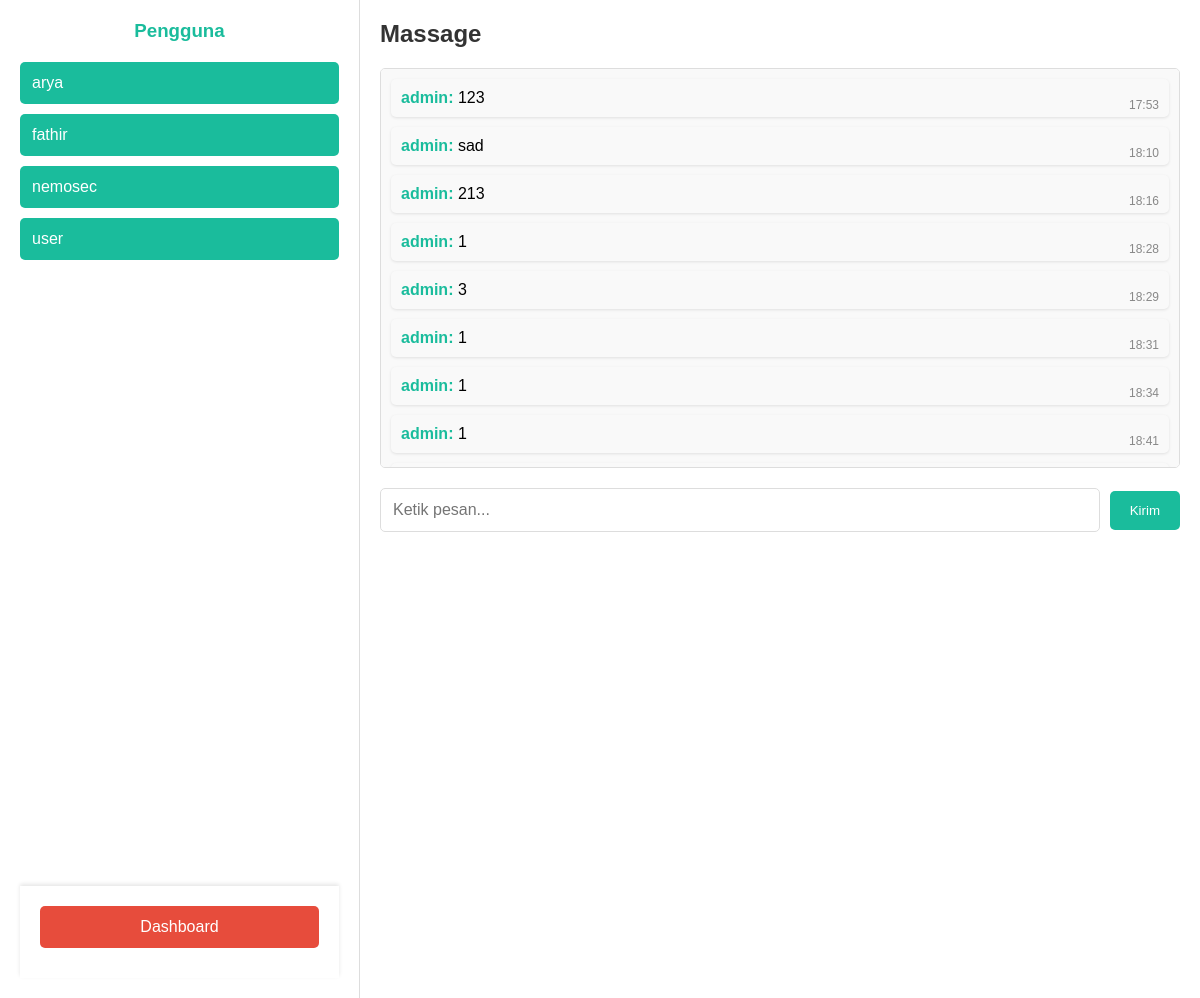
/pesan.php?receiver_id=5 (signed in), run on the app's committed database.
### tables this page shows
CREATE TABLE `project` (
  `id` int(11) NOT NULL,
  `role` enum('user','admin') NOT NULL,
  `username` varchar(50) NOT NULL,
  `email` varchar(100) NOT NULL,
  `password` varchar(255) NOT NULL,
  `full_name` varchar(100) NOT NULL,
  `phone` varchar(20) DEFAULT NULL,
  `address` text DEFAULT NULL,
  `profile_picture` varchar(255) DEFAULT NULL,
  `created_at` timestamp NOT NULL DEFAULT current_timestamp(),
  `coin_balance` int(11) DEFAULT 0
);

CREATE TABLE `messages` (
  `id` int(11) NOT NULL,
  `sender_id` int(11) NOT NULL,
  `receiver_id` int(11) NOT NULL,
  `message` text NOT NULL,
  `timestamp` timestamp NOT NULL DEFAULT current_timestamp()
);

### pesan.php (the view, shortened to what this page needs)
<?php
$username = $_SESSION['username'];
$host = 'localhost';
$user = 'root';
$password = '';
$database = 'membuat_laman_login';
$conn = new mysqli($host, $user, $password, $database);
$stmt = $conn->prepare("SELECT id, username FROM project WHERE username != ?");
$stmt->bind_param("s", $username);
$stmt->execute();
$users = $stmt->get_result();
$stmt_user_id = $conn->prepare("SELECT id FROM project WHERE username = ?");
$stmt_user_id->bind_param("s", $username);
$stmt_user_id->execute();
$user_result = $stmt_user_id->get_result();
$user_id = null;
if ($user_result->num_rows > 0) {
    $user_data = $user_result->fetch_assoc();
    $user_id = $user_data['id'];
}
$receiver_id = $_GET['receiver_id'] ?? $_SESSION['receiver_id'] ?? null;
$messages = [];
if ($receiver_id) {
    $stmt = $conn->prepare("
        SELECT messages.message, messages.timestamp, project.username AS sender_name
        FROM messages
        JOIN project ON messages.sender_id = project.id
        WHERE (sender_id = ? AND receiver_id = ?)
           OR (sender_id = ? AND receiver_id = ?)
        ORDER BY messages.timestamp ASC
    ");
    $stmt->bind_param("iiii", $user_id, $receiver_id, $receiver_id, $user_id);
    $stmt->execute();
    $messages = $stmt->get_result();
}
?>
<!DOCTYPE html>
<html lang="id">
<head>
</head>
<body>
<div class="user-list" style="display: flex; flex-direction: column; height: 100vh;">
    <div style="flex: 1; overflow-y: auto;">
        <h3>Pengguna</h3>
        <ul>
            <?php while ($user = $users->fetch_assoc()) { ?>
                <li>
                    <form method="GET" action="pesan.php">
                        <button type="submit"><?= htmlspecialchars($user['username']) ?></button>
                    </form>
                </li>
            <?php } ?>
        </ul>
    </div>
    <div style="padding: 20px; background-color: #fff; box-shadow: 0 -2px 4px rgba(0, 0, 0, 0.1);">
        <button onclick="window.location.href='hello.php#home'" style="
            width: 100%;
            padding: 12px;
            background-color: #e74c3c;
            color: white;
            border: none;
            text-align: center;
            cursor: pointer;
            font-size: 16px;
            border-radius: 5px;
            transition: background-color 0.3s;
        ">
            Dashboard
        </button>
    </div>
</div>
    <div class="chat-box">
        <h3>Massage</h3>
        <?php if ($receiver_id): ?>
        <div class="chat-messages">
            <?php if ($messages instanceof mysqli_result) {
                while ($msg = $messages->fetch_assoc()) { ?>
                    <div class="message">
                        <p><strong><?= htmlspecialchars($msg['sender_name']) ?>:</strong> <?= htmlspecialchars($msg['message']) ?></p>
                        <span class="timestamp"><?= date('H:i', strtotime($msg['timestamp'])) ?></span>
                    </div>
            <?php }
            } else {
                echo "<p>No messages available.</p>";
            } ?>
        </div>
        <form id="chatForm" method="POST" action="send_message.php">
            <input type="text" name="message" placeholder="Ketik pesan..." required>
            <button type="submit">Kirim</button>
        </form>
        <?php else: ?>
            <p>Pilih pengguna untuk memulai percakapan.</p>
        <?php endif; ?>
    </div>
</body>
</html>

### pesan.php (style rules this page uses)
* { margin: 0; padding: 0; box-sizing: border-box; }
body { font-family: Arial, sans-serif; display: flex; height: 100vh; background-color: #f4f4f9; }
.user-list { width: 30%; background-color: #ffffff; border-right: 1px solid #ddd; padding: 20px; height: 100vh; overflow-y: auto; }
.user-list h3 { text-align: center; margin-bottom: 20px; color: #1abc9c; }
.user-list button { width: 100%; padding: 12px; background-color: #1abc9c; color: white; border: none; text-align: left; cursor: pointer; font-size: 16px; border-radius: 5px; margin-bottom: 10px; transition: background-color 0.3s; }
.chat-box { flex: 1; background-color: #ffffff; padding: 20px; height: 100vh; overflow-y: auto; }
.chat-box h3 { margin-bottom: 20px; font-size: 24px; color: #333; }
.chat-messages { height: 400px; overflow-y: auto; border: 1px solid #ddd; padding: 10px; margin-bottom: 20px; background-color: #f9f9f9; border-radius: 5px; }
.message { position: relative; margin-bottom: 10px; padding: 10px; background-color: #f9f9f9; border-radius: 5px; box-shadow: 0 1px 3px rgba(0, 0, 0, 0.1); }
.message strong { color: #1abc9c; }
.timestamp { position: absolute; bottom: 5px; right: 10px; font-size: 12px; color: #888; }
.chat-box form { display: flex; align-items: center; }
.chat-box input[type="text"] { flex: 1; padding: 12px; font-size: 16px; border: 1px solid #ddd; border-radius: 5px; margin-right: 10px; }
.chat-box button { padding: 12px 20px; background-color: #1abc9c; color: white; border: none; border-radius: 5px; cursor: pointer; }

### data on the page
project: username "arya"
project: username "fathir"
project: username "nemosec"
project: username "user"
messages: sender.username "admin", message "123", timestamp "17:53"
messages: sender.username "admin", message "sad", timestamp "18:10"
messages: sender.username "admin", message "213", timestamp "18:16"
messages: sender.username "admin", message "1", timestamp "18:28"
messages: sender.username "admin", message "3", timestamp "18:29"
messages: sender.username "admin", message "1", timestamp "18:31"
messages: sender.username "admin", message "1", timestamp "18:34"
messages: sender.username "admin", message "1", timestamp "18:41"
